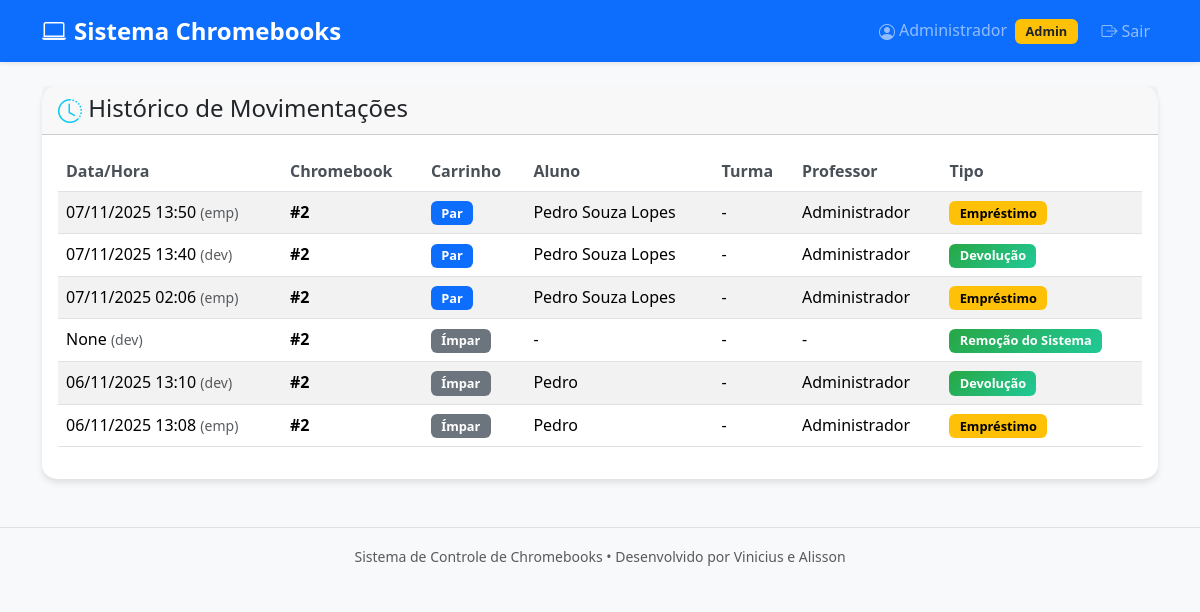
Before: /historico (signed in) with the older database file.
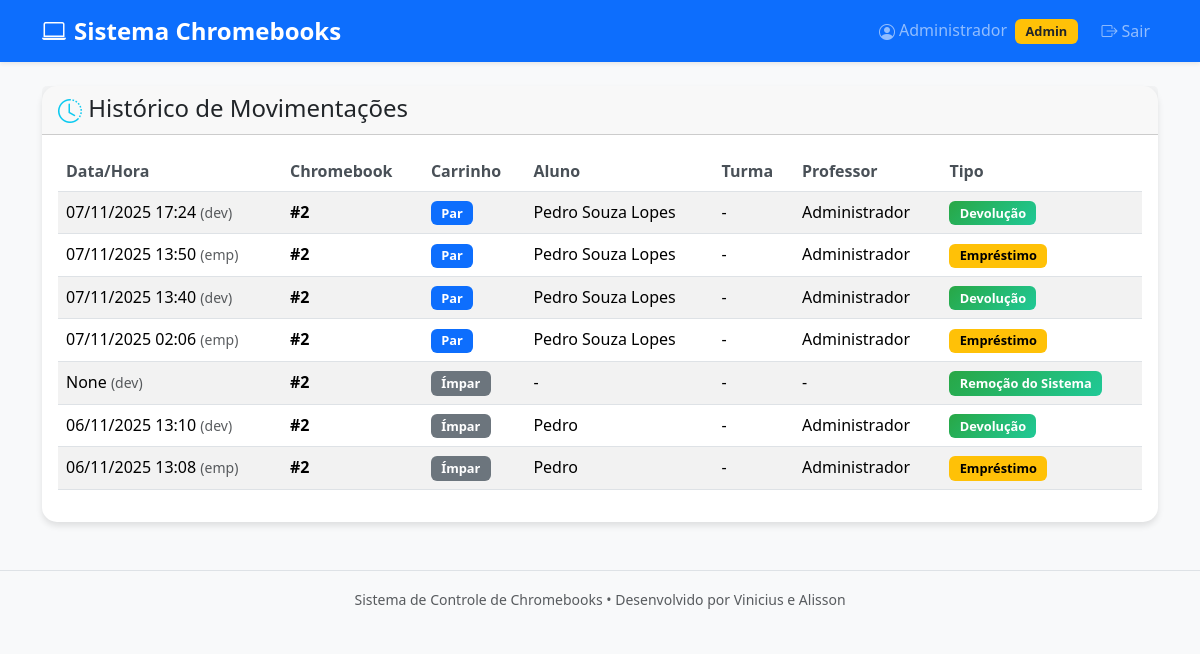
After: the same page with the newer database file.
### tables this page shows
CREATE TABLE historico (
                id INTEGER PRIMARY KEY AUTOINCREMENT,
                chromebook_numero INTEGER,
                carrinho TEXT,
                aluno TEXT,
                professor TEXT,
                data_emprestimo TEXT,
                data_devolucao TEXT,
                tipo_acao TEXT
            );

### app.py (the view)
@app.route('/historico')
@login_required
def historico():
    historico = db.obter_historico()
    return safe_render("historico.html", historico=historico)

### app.py (called while the page is built)
@login_manager.user_loader
def load_user(user_id):
    user_data = db.buscar_usuario_por_id(user_id)
    if user_data:
        return User(user_data)
    return None

def safe_render(template_name, **context):
    try:
        return render_template(template_name, **context)
    except TemplateNotFound:
        fallback = f"""
        <html><head><meta charset="utf-8"><title>Fallback - {template_name}</title></head>
        <body>
        <h2>Template ausente: {template_name}</h2>
        <p>Context: {context.keys()}</p>
        <p><a href="/">Voltar</a></p>
        </body></html>
        """
        return fallback

### database.py (called while the page is built)
    def get_connection(self):
        return sqlite3.connect(self.db_name)

    def buscar_usuario_por_id(self, user_id):
        conn = self.get_connection()
        cursor = conn.cursor()
        cursor.execute("SELECT id, username, nome FROM usuarios WHERE id = ?", (user_id,))
        row = cursor.fetchone()
        conn.close()
        if not row:
            return None
        user_id, username_db, nome = row
        return {'id': user_id, 'username': username_db, 'nome': nome, 'is_admin': (username_db.lower() == 'admin')}

### templates/historico.html (shortened to what this page needs)
{% extends "base.html" %}
{% block content %}
<div class="row">
    <div class="col">
        <div class="card">
            <div class="card-header">
                <h4 class="card-title mb-0">
                    <i class="bi bi-clock-history text-info"></i> Histórico de Movimentações
                </h4>
            </div>
            <div class="card-body">
                <div class="table-responsive">
                    <table class="table table-striped">
                        <thead>
                            <tr>
                                <th>Data/Hora</th>
                                <th>Chromebook</th>
                                <th>Carrinho</th>
                                <th>Aluno</th>
                                <th>Turma</th>
                                <th>Professor</th>
                                <th>Tipo</th>
                            </tr>
                        </thead>
                        <tbody>
                            {% for item in historico %}
                            <tr>
                                <td>
                                    {% if item[6] %}
                                        {{ item[6] }} <small class="text-muted">(emp)</small>
                                    {% else %}
                                        {{ item[7] }} <small class="text-muted">(dev)</small>
                                    {% endif %}
                                </td>
                                <td><strong>#{{ item[1] }}</strong></td>
                                <td>
                                    <span class="badge bg-{{ 'primary' if item[2] == 'Par' else 'secondary' }}">
                                        {{ item[2] }}
                                    </span>
                                </td>
                                <td>{{ item[3] or '-' }}</td>
                                <td>{{ item[4] or '-' }}</td>
                                <td>{{ item[5] or '-' }}</td>
                                <td>
                                    <span class="badge bg-{{ 'warning' if item[8] == 'Empréstimo' else 'success' }}">
                                        {{ item[8] }}
                                    </span>
                                </td>
                            </tr>
                            {% endfor %}
                        </tbody>
                    </table>
                </div>
            </div>
        </div>
    </div>
</div>
{% endblock %}

Changed rows visible on the page:
added historico: data_devolucao "07/11/2025 17:24", chromebook_numero "2", carrinho "Par", aluno "Pedro Souza Lopes", item "-", professor "Administrador", tipo_acao "Devolução"
